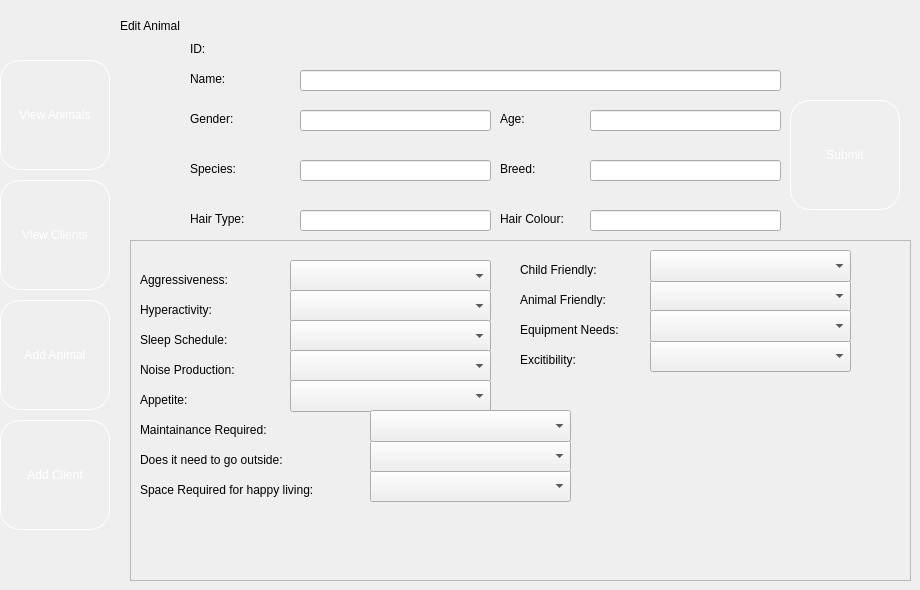
    <widget class="QWidget" name="page_4">
     <widget class="QFrame" name="EditAnimalFrame">
      <property name="geometry">
       <rect>
        <x>130</x>
        <y>240</y>
        <width>781</width>
        <height>341</height>
       </rect>
      </property>
      <property name="frameShape">
       <enum>QFrame::StyledPanel</enum>
      </property>
      <property name="frameShadow">
       <enum>QFrame::Raised</enum>
      </property>
      <widget class="QComboBox" name="aggressivenessCombo_2">
       <property name="geometry">
        <rect>
         <x>160</x>
         <y>20</y>
         <width>201</width>
         <height>32</height>
        </rect>
       </property>
       <item>
        <property name="text">
         <string/>
        </property>
       </item>
       <item>
        <property name="text">
         <string>Submissive</string>
        </property>
       </item>
       <item>
        <property name="text">
         <string>Slightly Submissive</string>
        </property>
       </item>
       <item>
        <property name="text">
         <string>Slightly Aggressive</string>
        </property>
       </item>
       <item>
        <property name="text">
         <string>Aggressive</string>
        </property>
       </item>
      </widget>
      <widget class="QLabel" name="sleep_10">
       <property name="geometry">
        <rect>
         <x>10</x>
         <y>90</y>
         <width>111</width>
         <height>20</height>
        </rect>
       </property>
       <property name="text">
        <string>Sleep Schedule:</string>
       </property>
      </widget>
      <widget class="QLabel" name="hyperactivity_10">
       <property name="geometry">
        <rect>
         <x>10</x>
         <y>60</y>
         <width>101</width>
         <height>20</height>
        </rect>
       </property>
       <property name="text">
        <string>Hyperactivity:</string>
       </property>
      </widget>
      <widget class="QLabel" name="noise_14">
       <property name="geometry">
        <rect>
         <x>10</x>
         <y>120</y>
         <width>121</width>
         <height>20</height>
        </rect>
       </property>
       <property name="text">
        <string>Noise Production:</string>
       </property>
      </widget>
      <widget class="QLabel" name="aggressiveness_10">
       <property name="geometry">
        <rect>
         <x>10</x>
         <y>30</y>
         <width>111</width>
         <height>20</height>
        </rect>
       </property>
       <property name="text">
        <string>Aggressiveness:</string>
       </property>
      </widget>
      <widget class="QComboBox" name="hyperactivity_combo_2">
       <property name="geometry">
        <rect>
         <x>160</x>
         <y>50</y>
         <width>201</width>
         <height>32</height>
        </rect>
       </property>
       <item>
        <property name="text">
         <string/>
        </property>
       </item>
       <item>
        <property name="text">
         <string>Calm</string>
        </property>
       </item>
       <item>
        <property name="text">
         <string>Slightly Calm</string>
        </property>
       </item>
       <item>
        <property name="text">
         <string>Slightly Hyper</string>
        </property>
       </item>
       <item>
        <property name="text">
         <string>Hyper</string>
        </property>
       </item>
      </widget>
      <widget class="QComboBox" name="sleep_combo_2">
       <property name="geometry">
        <rect>
         <x>160</x>
         <y>80</y>
         <width>201</width>
         <height>32</height>
        </rect>
       </property>
       <item>
        <property name="text">
         <string/>
        </property>
       </item>
       <item>
        <property name="text">
         <string>Nocturnal</string>
        </property>
       </item>
       <item>
        <property name="text">
         <string>Flexible</string>
        </property>
       </item>
       <item>
        <property name="text">
         <string>Normal</string>
        </property>
       </item>
      </widget>
      <widget class="QComboBox" name="noise_combo_2">
       <property name="geometry">
        <rect>
         <x>160</x>
         <y>110</y>
         <width>201</width>
         <height>32</height>
        </rect>
       </property>
       <property name="insertPolicy">
        <enum>QComboBox::InsertAtBottom</enum>
       </property>
       <item>
        <property name="text">
         <string/>
        </property>
       </item>
       <item>
        <property name="text">
         <string>1</string>
        </property>
       </item>
       <item>
        <property name="text">
         <string>2</string>
        </property>
       </item>
       <item>
        <property name="text">
         <string>3</string>
        </property>
       </item>
       <item>
        <property name="text">
         <string>4</string>
        </property>
       </item>
       <item>
        <property name="text">
         <string>5</string>
        </property>
       </item>
       <item>
        <property name="text">
         <string>6</string>
        </property>
       </item>
       <item>
        <property name="text">
         <string>7</string>
        </property>
       </item>
       <item>
        <property name="text">
         <string>8</string>
        </property>
       </item>
       <item>
        <property name="text">
         <string>9</string>
        </property>
       </item>
       <item>
        <property name="text">
         <string>10</string>
        </property>
       </item>
      </widget>
      <widget class="QComboBox" name="space_combo_2">
       <property name="geometry">
        <rect>
         <x>240</x>
         <y>230</y>
         <width>201</width>
         <height>32</height>
        </rect>
       </property>
       <property name="insertPolicy">
        <enum>QComboBox::InsertAtBottom</enum>
       </property>
       <item>
        <property name="text">
         <string/>
        </property>
       </item>
       <item>
        <property name="text">
         <string>Minimal</string>
        </property>
       </item>
       <item>
        <property name="text">
         <string>Moderate</string>
        </property>
       </item>
       <item>
        <property name="text">
         <string>Above Average</string>
        </property>
       </item>
      </widget>
      <widget class="QLabel" name="hyperactivity_11">
       <property name="geometry">
        <rect>
         <x>10</x>
         <y>180</y>
         <width>161</width>
         <height>20</height>
        </rect>
       </property>
       <property name="text">
        <string>Maintainance Required:</string>
       </property>
      </widget>
      <widget class="QLabel" name="aggressiveness_11">
       <property name="geometry">
        <rect>
         <x>10</x>
         <y>150</y>
         <width>101</width>
         <height>20</height>
        </rect>
       </property>
       <property name="text">
        <string>Appetite:</string>
       </property>
      </widget>
      <widget class="QComboBox" name="appetite_combo_2">
       <property name="geometry">
        <rect>
         <x>160</x>
         <y>140</y>
         <width>201</width>
         <height>32</height>
        </rect>
       </property>
       <item>
        <property name="text">
         <string/>
        </property>
       </item>
       <item>
        <property name="text">
         <string>Minimal</string>
        </property>
       </item>
       <item>
        <property name="text">
         <string>Average</string>
        </property>
       </item>
       <item>
        <property name="text">
         <string>Above Average</string>
        </property>
       </item>
      </widget>
      <widget class="QComboBox" name="outside_combo_2">
       <property name="geometry">
        <rect>
         <x>240</x>
         <y>200</y>
         <width>201</width>
         <height>32</height>
        </rect>
       </property>
       <item>
        <property name="text">
         <string/>
        </property>
       </item>
       <item>
        <property name="text">
         <string>Rarely</string>
        </property>
       </item>
       <item>
        <property name="text">
         <string>Sometimes</string>
        </property>
       </item>
       <item>
        <property name="text">
         <string>Daily</string>
        </property>
       </item>
       <item>
        <property name="text">
         <string>Multiple Times Daily</string>
        </property>
       </item>
      </widget>
      <widget class="QLabel" name="noise_15">
       <property name="geometry">
        <rect>
         <x>10</x>
         <y>240</y>
         <width>221</width>
         <height>20</height>
        </rect>
       </property>
       <property name="text">
        <string>Space Required for happy living:</string>
       </property>
      </widget>
      <widget class="QLabel" name="sleep_11">
       <property name="geometry">
        <rect>
         <x>10</x>
         <y>210</y>
         <width>181</width>
         <height>20</height>
        </rect>
       </property>
       <property name="text">
        <string>Does it need to go outside:</string>
       </property>
      </widget>
      <widget class="QComboBox" name="maintainance_combo_2">
       <property name="geometry">
        <rect>
         <x>240</x>
         <y>170</y>
         <width>201</width>
         <height>32</height>
        </rect>
       </property>
       <item>
        <property name="text">
         <string/>
        </property>
       </item>
       <item>
        <property name="text">
         <string>Minimal</string>
        </property>
       </item>
       <item>
        <property name="text">
         <string>Below Average</string>
        </property>
       </item>
       <item>
        <property name="text">
         <string>Above Average</string>
        </property>
       </item>
       <item>
        <property name="text">
         <string>Special Care Needed</string>
        </property>
       </item>
      </widget>
      <widget class="QComboBox" name="animal_combo_2">
       <property name="geometry">
        <rect>
         <x>520</x>
         <y>40</y>
         <width>201</width>
         <height>32</height>
        </rect>
       </property>
       <item>
        <property name="text">
         <string/>
        </property>
       </item>
       <item>
        <property name="text">
         <string>Not Animal Friendly</string>
        </property>
       </item>
       <item>
        <property name="text">
         <string>Neutral</string>
        </property>
       </item>
       <item>
        <property name="text">
         <string>Animal Friendly</string>
        </property>
       </item>
      </widget>
      <widget class="QLabel" name="noise_16">
       <property name="geometry">
        <rect>
         <x>390</x>
         <y>110</y>
         <width>121</width>
         <height>20</height>
        </rect>
       </property>
       <property name="text">
        <string>Excitibility:</string>
       </property>
      </widget>
      <widget class="QComboBox" name="child_combo_2">
       <property name="geometry">
        <rect>
         <x>520</x>
         <y>10</y>
         <width>201</width>
         <height>32</height>
        </rect>
       </property>
       <item>
        <property name="text">
         <string/>
        </property>
       </item>
       <item>
        <property name="text">
         <string>No Children</string>
        </property>
       </item>
       <item>
        <property name="text">
         <string>Neutral</string>
        </property>
       </item>
       <item>
        <property name="text">
         <string>Child Friendly</string>
        </property>
       </item>
      </widget>
      <widget class="QLabel" name="aggressiveness_12">
       <property name="geometry">
        <rect>
         <x>390</x>
         <y>20</y>
         <width>101</width>
         <height>20</height>
        </rect>
       </property>
       <property name="text">
        <string>Child Friendly:</string>
       </property>
      </widget>
      <widget class="QComboBox" name="excitibility_combo_2">
       <property name="geometry">
        <rect>
         <x>520</x>
         <y>100</y>
         <width>201</width>
         <height>32</height>
        </rect>
       </property>
       <property name="insertPolicy">
        <enum>QComboBox::InsertAtBottom</enum>
       </property>
       <item>
        <property name="text">
         <string/>
        </property>
       </item>
       <item>
        <property name="text">
         <string>Easily Excited</string>
        </property>
       </item>
       <item>
        <property name="text">
         <string>Moderate</string>
        </property>
       </item>
       <item>
        <property name="text">
         <string>Not Easily Excited</string>
        </property>
       </item>
      </widget>
      <widget class="QLabel" name="sleep_12">
       <property name="geometry">
        <rect>
         <x>390</x>
         <y>80</y>
         <width>121</width>
         <height>20</height>
        </rect>
       </property>
       <property name="text">
        <string>Equipment Needs:</string>
       </property>
      </widget>
      <widget class="QLabel" name="hyperactivity_12">
       <property name="geometry">
        <rect>
         <x>390</x>
         <y>50</y>
         <width>111</width>
         <height>20</height>
        </rect>
       </property>
       <property name="text">
        <string>Animal Friendly:</string>
       </property>
      </widget>
      <widget class="QComboBox" name="equipment_combo_2">
       <property name="geometry">
        <rect>
         <x>520</x>
         <y>70</y>
         <width>201</width>
         <height>32</height>
        </rect>
       </property>
       <item>
        <property name="text">
         <string/>
        </property>
       </item>
       <item>
        <property name="text">
         <string>Minimal</string>
        </property>
       </item>
       <item>
        <property name="text">
         <string>Some Equipment</string>
        </property>
       </item>
       <item>
        <property name="text">
         <string>More Than Average Equipment</string>
        </property>
       </item>
       <item>
        <property name="text">
         <string>Above Average</string>
        </property>
       </item>
      </widget>
     </widget>
     <widget class="QLineEdit" name="input_8">
      <property name="geometry">
       <rect>
        <x>590</x>
        <y>210</y>
        <width>191</width>
        <height>21</height>
       </rect>
      </property>
     </widget>
     <widget class="QLabel" name="input_label_11">
      <property name="geometry">
       <rect>
        <x>190</x>
        <y>160</y>
        <width>101</width>
        <height>17</height>
       </rect>
      </property>
      <property name="text">
       <string>Species:</string>
      </property>
     </widget>
     <widget class="QPushButton" name="view_client_3">
      <property name="geometry">
       <rect>
        <x>0</x>
        <y>180</y>
        <width>110</width>
        <height>110</height>
       </rect>
      </property>
      <property name="styleSheet">
       <string notr="true">background-color: rbg(54,57,65);
border-radius: 20px;
border: 1px solid white;
color: rgb(255,255,255);</string>
      </property>
      <property name="text">
       <string>View Clients</string>
      </property>
     </widget>
     <widget class="QLabel" name="input_label_12">
      <property name="geometry">
       <rect>
        <x>190</x>
        <y>210</y>
        <width>101</width>
        <height>17</height>
       </rect>
      </property>
      <property name="text">
       <string>Hair Type:</string>
      </property>
     </widget>
     <widget class="QLineEdit" name="input_3">
      <property name="geometry">
       <rect>
        <x>300</x>
        <y>110</y>
        <width>191</width>
        <height>21</height>
       </rect>
      </property>
     </widget>
     <widget class="QLabel" name="input_label_14">
      <property name="geometry">
       <rect>
        <x>190</x>
        <y>110</y>
        <width>101</width>
        <height>17</height>
       </rect>
      </property>
      <property name="text">
       <string>Gender:</string>
      </property>
     </widget>
     <widget class="QLabel" name="input_label_15">
      <property name="geometry">
       <rect>
        <x>500</x>
        <y>160</y>
        <width>91</width>
        <height>17</height>
       </rect>
      </property>
      <property name="text">
       <string>Breed:</string>
      </property>
     </widget>
     <widget class="QLineEdit" name="input_4">
      <property name="geometry">
       <rect>
        <x>590</x>
        <y>110</y>
        <width>191</width>
        <height>21</height>
       </rect>
      </property>
     </widget>
     <widget class="QPushButton" name="submit_3">
      <property name="geometry">
       <rect>
        <x>790</x>
        <y>100</y>
        <width>110</width>
        <height>110</height>
       </rect>
      </property>
      <property name="styleSheet">
       <string notr="true">background-color: rbg(54,57,65);
border-radius: 20px;
border: 1px solid white;
color: rgb(255,255,255);</string>
      </property>
      <property name="text">
       <string>Submit</string>
      </property>
     </widget>
     <widget class="QLabel" name="input_label_9">
      <property name="geometry">
       <rect>
        <x>190</x>
        <y>70</y>
        <width>64</width>
        <height>17</height>
       </rect>
      </property>
      <property name="text">
       <string>Name:</string>
      </property>
     </widget>
     <widget class="QLabel" name="input_label_10">
      <property name="geometry">
       <rect>
        <x>500</x>
        <y>110</y>
        <width>91</width>
        <height>17</height>
       </rect>
      </property>
      <property name="text">
       <string>Age:</string>
      </property>
     </widget>
     <widget class="QLabel" name="input_label_13">
      <property name="geometry">
       <rect>
        <x>500</x>
        <y>210</y>
        <width>91</width>
        <height>17</height>
       </rect>
      </property>
      <property name="text">
       <string>Hair Colour:</string>
      </property>
     </widget>
     <widget class="QLineEdit" name="input_7">
      <property name="geometry">
       <rect>
        <x>300</x>
        <y>210</y>
        <width>191</width>
        <height>21</height>
       </rect>
      </property>
     </widget>
     <widget class="QLineEdit" name="input_5">
      <property name="geometry">
       <rect>
        <x>300</x>
        <y>160</y>
        <width>191</width>
        <height>21</height>
       </rect>
      </property>
     </widget>
     <widget class="QLineEdit" name="input_2">
      <property name="geometry">
       <rect>
        <x>300</x>
        <y>70</y>
        <width>481</width>
        <height>21</height>
       </rect>
      </property>
      <property name="accessibleName">
       <string>nameInput</string>
      </property>
     </widget>
     <widget class="QLineEdit" name="input_6">
      <property name="geometry">
       <rect>
        <x>590</x>
        <y>160</y>
        <width>191</width>
        <height>21</height>
       </rect>
      </property>
     </widget>
     <widget class="QLabel" name="staff_title_3">
      <property name="geometry">
       <rect>
        <x>120</x>
        <y>-60</y>
        <width>441</width>
        <height>171</height>
       </rect>
      </property>
      <property name="text">
       <string>Edit Animal</string>
      </property>
     </widget>
     <widget class="QPushButton" name="add_client_3">
      <property name="geometry">
       <rect>
        <x>0</x>
        <y>420</y>
        <width>110</width>
        <height>110</height>
       </rect>
      </property>
      <property name="styleSheet">
       <string notr="true">background-color: rbg(54,57,65);
border-radius: 20px;
border: 1px solid white;
color: rgb(255,255,255);</string>
      </property>
      <property name="text">
       <string>Add Client</string>
      </property>
     </widget>
     <widget class="QPushButton" name="view_button_3">
      <property name="geometry">
       <rect>
        <x>0</x>
        <y>60</y>
        <width>110</width>
        <height>110</height>
       </rect>
      </property>
      <property name="cursor">
       <cursorShape>PointingHandCursor</cursorShape>
      </property>
      <property name="styleSheet">
       <string notr="true">background-color: rbg(54,57,65);
border-radius: 20px;
border: 1px solid white;
color: rgb(255,255,255);</string>
      </property>
      <property name="text">
       <string>View Animals</string>
      </property>
     </widget>
     <widget class="QPushButton" name="add_button_3">
      <property name="geometry">
       <rect>
        <x>0</x>
        <y>300</y>
        <width>110</width>
        <height>110</height>
       </rect>
      </property>
      <property name="styleSheet">
       <string notr="true">background-color: rbg(54,57,65);
border-radius: 20px;
border: 1px solid white;
color: rgb(255,255,255);</string>
      </property>
      <property name="text">
       <string>Add Animal</string>
      </property>
     </widget>
     <widget class="QLabel" name="labelID3">
      <property name="geometry">
       <rect>
        <x>190</x>
        <y>40</y>
        <width>64</width>
        <height>17</height>
       </rect>
      </property>
      <property name="text">
       <string>ID: </string>
      </property>
     </widget>
     <widget class="QLabel" name="aIdLbl">
      <property name="geometry">
       <rect>
        <x>270</x>
        <y>40</y>
        <width>64</width>
        <height>17</height>
       </rect>
      </property>
      <property name="text">
       <string/>
      </property>
     </widget>
    </widget>
